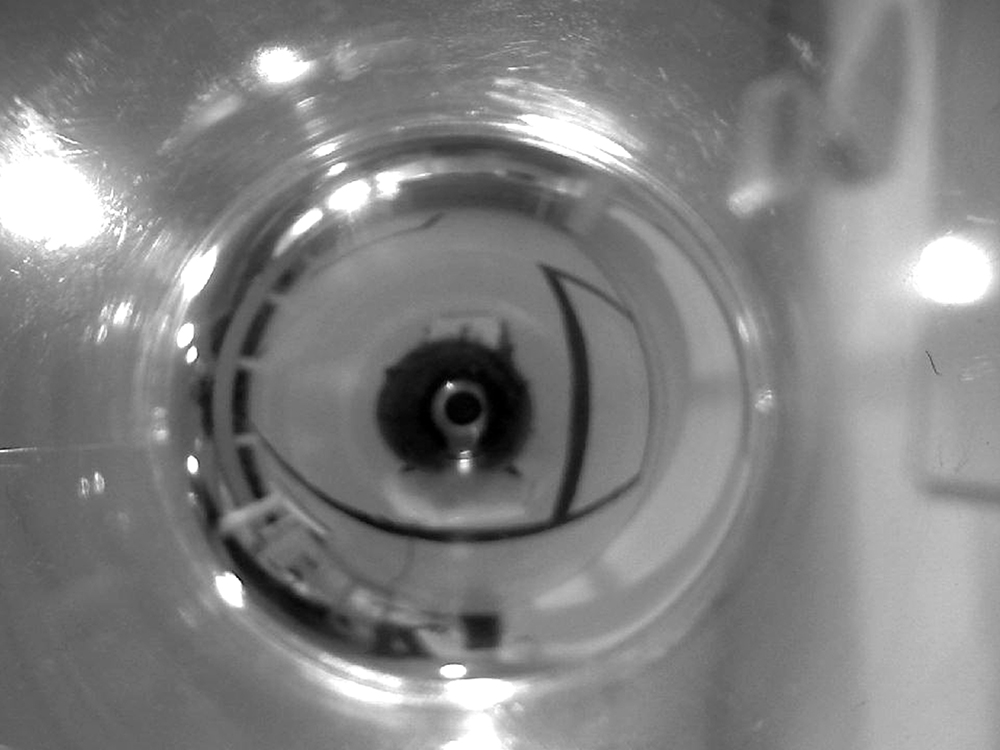
%> input picture assignment4/src/dataset/Onbewerkt/Picture11.jpg, 1000 x 750 px
$ octave --eval "result = calibrate_camera;"   (GNU Octave 9; MATLAB toolbox functions it lacks are replaced by stand-ins)
%> lines starting %> are read from the running program, lines starting %| are printed output that depends on the picture
%> in calibrate_camera, tmpsnapshot is the input picture: size 750x1000x3 uint8; min 0, max 255, mean 128.9
### assignment3/imflipud.m
%IMFLIPUD   Flip the image Up-Down
%   OUT_IMAGE = IMFLIPUD(INPIT_IMAGE)

function out = imflipud( im )
if length(size(im))==3
    out(:,:,1) = flipud( im(:,:,1) );
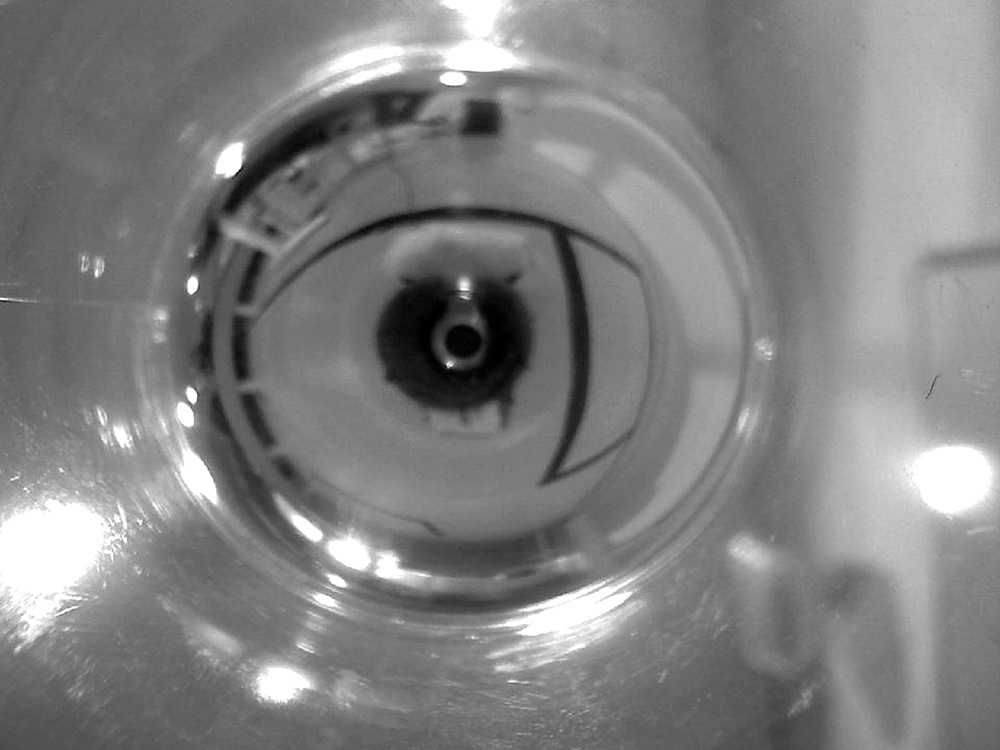
%> out: size 750x1000 uint8; min 0, max 255, mean 128.9
    out(:,:,2) = flipud( im(:,:,2) );
    out(:,:,3) = flipud( im(:,:,3) );
%> out: size 750x1000x3 uint8
else
    out = flipud( im );
end

### assignment3/unwrap_allimage.m
%IMUNWRAP Unwrap an omnidirectional image
%   uI=IMUNWRAP(I, center, Rmax, Rmin, bilinear)
%   I=input color image
%   center= coordinates of the circle center, center=[col;row]
%   Rmax= external radius of the omnidirectional image
%   Rmin= inner radius of the omnidirectional image
%
%   Author Davide Scaramuzza - davsca@tiscali.it
%   Ecole Polytechnique Federal de Lausanne - EPFL , March, 10, 2006

function Iunwraped=imunwrap(I, center, Rmax, Rmin, bilinear)
%> called with center = [465; 343], Rmax = 180, Rmin = 1, bilinear = 0

if nargin==3
    Rmin=round(0.2*Rmax);
    bilinear=1;
elseif nargin==4
    bilinear=1;
end


Rmax=round(Rmax);

I=double(I);
xc=center(2);
yc=center(1);

c=round(2*pi*Rmax);
cols=c;
rows=Rmax-Rmin;

Iunwraped=zeros(Rmax-Rmin,c, 3);
R=zeros(Rmax-Rmin,c);
G=zeros(Rmax-Rmin,c);
B=zeros(Rmax-Rmin,c);
RI=I(:,:,1);
GI=I(:,:,2);
BI=I(:,:,3);

U=zeros(size(Iunwraped));
V=zeros(size(Iunwraped));

r=Rmax;

[J,II]=meshgrid(1:cols,1:rows);
THETA=-(J-1)/Rmax;
RHO=II;
X=xc+RHO.*cos(THETA);
Y=yc+RHO.*sin(THETA);
U=floor(Y);
V=floor(X);
IND=(U-1)*size(I,1)+V;

IND(find(~(U>1 & U<size(I,2) & V>1 & V<size(I,1)) ))=0;
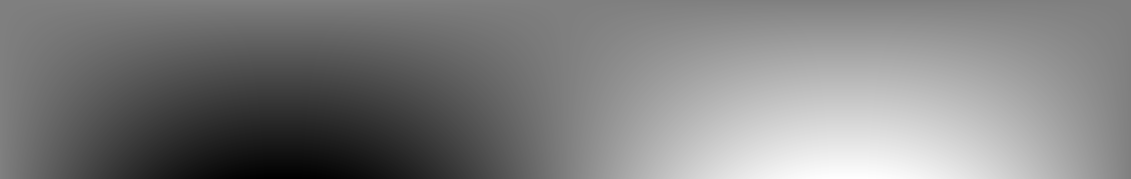
%> IND: size 179x1131 double; min 214074, max 481861, mean 347968.1; drawn with min black and max white
fIND=find(IND);
%> fIND = 202449 values from 1 to 202449

if bilinear
    % if BILINEAR
    dX=Y-U; dY=X-V;
    A1=(1-dY).*(1-dX);
    A2=(1-dY).*dX;
    A3=dY.*(1-dX);
    A4=dY.*dX;
    indA1=IND;
    indA2=(U)*size(I,1)+V;
    indA3=(U-1)*size(I,1)+(V+1);
    indA4=U*size(I,1)+(V+1);

    R(fIND)=RI(indA1(fIND)).*A1(fIND) + RI(indA2(fIND)).*A2(fIND) + RI(indA3(fIND)).*A3(fIND) + RI(indA4(fIND)).*A4(fIND);
    G(fIND)=GI(indA1(fIND)).*A1(fIND) + GI(indA2(fIND)).*A2(fIND) + GI(indA3(fIND)).*A3(fIND) + GI(indA4(fIND)).*A4(fIND);
    B(fIND)=BI(indA1(fIND)).*A1(fIND) + BI(indA2(fIND)).*A2(fIND) + BI(indA3(fIND)).*A3(fIND) + BI(indA4(fIND)).*A4(fIND);
else
    %if NOT BILINEAR
    R(find(IND))=RI(IND(find(IND)));
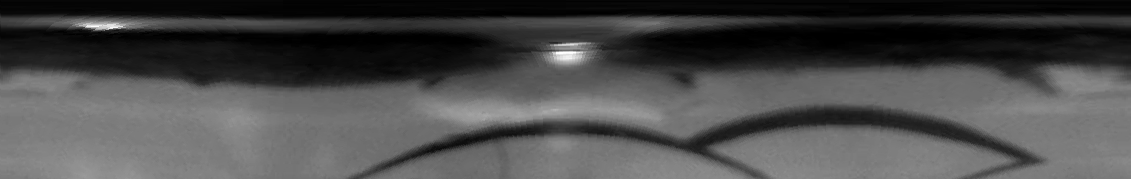
%> R: size 179x1131 double; min 0, max 255, mean 75.1
    G(find(IND))=GI(IND(find(IND)));
    B(find(IND))=BI(IND(find(IND)));
    Iunwraped(:,:,1)=R;
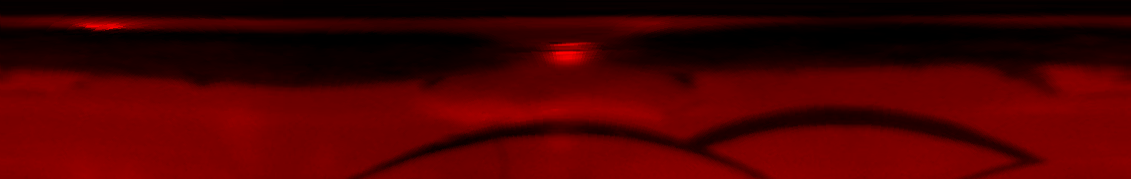
%> Iunwraped: size 179x1131x3 double; mean R, G, B 75.1, 0, 0
    Iunwraped(:,:,2)=G;
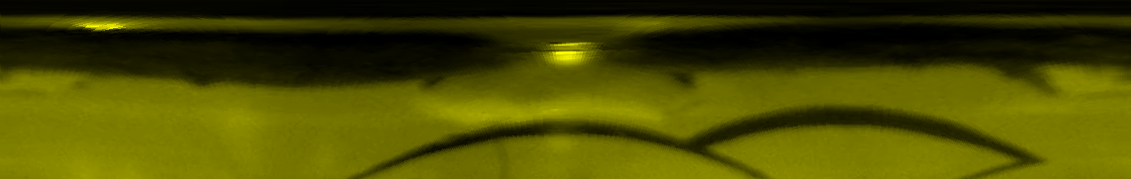
%> Iunwraped: size 179x1131x3 double; mean R, G, B 75.1, 75.1, 0
    Iunwraped(:,:,3)=B;
end

Iunwraped(:,:,1)=R;
Iunwraped(:,:,2)=G;
Iunwraped(:,:,3)=B;

Iunwraped=uint8(Iunwraped);
%> Iunwraped: size 179x1131x3 uint8

### assignment4/src/exercise4_logger/scans/calibrate_camera.m
function [response, center, Rmax, Rmin] = calibrate_camera()

%global vid
global center Rmax Rmin

disp('starting acquisition. Please wait...');
file = '../../dataset/Onbewerkt/Picture11.jpg';
tmpsnapshot = imread(file);

% Flip the image Up-Down
snapshot = imflipud( tmpsnapshot );

% Max detectable distance (set to 160 pixel by default in VGA image).
% Rmax is automatically scaled according to the image size
%Rmax = round( 160/480*size(snapshot,1) )
Rmax = 180;
% Min detectable distance (set to 77 pixel by default in VGA image).
% Rmax is automatically scaled according to the image size
%Rmin = round( 77/480*size(snapshot,1) )
Rmin = 100;

% This functrion allows you to calibrate the camera (extract the center of
% the image). Follow the directions on-line
%figure(1); [center, radius] = get_circle(snapshot);
center = [465; 343];
% Draw the max and min radius
%draw2DCircle(center,Rmin,'m');
%draw2DCircle(center,Rmax,'m');


% This function convert the omnidirectional picture into a rectangular
% image. Use this tool to see if the calibration was accurately done (for
% example the smaller circle of the camera objective should transform into
% a horizontal line. Check this. Is the line is not perfectly horizontal,
% you may have to repeat the calibration. The calibration is very important
% to have an accurate detection of the distance.
ud = unwrap_allimage(snapshot, center, Rmax, 1, 0); figure(2); imagesc(ud);
% Draw radius
hold on; line ( [0, size(ud,2) ], [ round(radius), round(radius) ] , 'Color', 'r', 'LineWidth', 2);
%> (this line was passed over: radius is not available in this run)
% Draw Rmin
hold on; line ( [0, size(ud,2) ], [ round(Rmin), round(Rmin) ] , 'Color', 'm', 'LineWidth', 2);
%> after `line ( [0, size(ud,2) ], [ round(Rmin), round(Rmin) ] , 'Color', 'm', `:
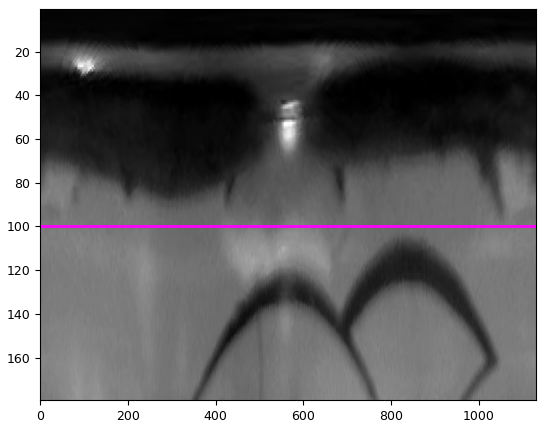
%> figure redrawn from the program's plot data
hold off;


response = input('Are you satisfied with the calibration? (y/n)', 's');
%> the answer given: y

close(1)
close(2)

$ run again, with assignment4/src/dataset/Onbewerkt/Picture12.jpg copied over assignment4/src/dataset/Onbewerkt/Picture11.jpg
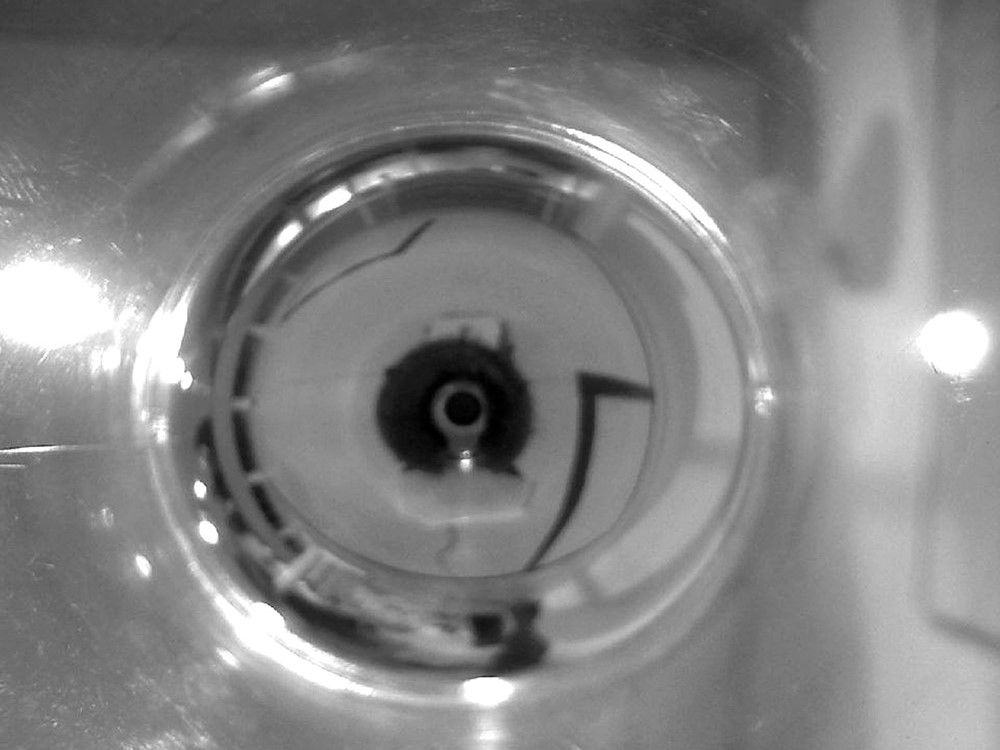
%> input picture assignment4/src/dataset/Onbewerkt/Picture12.jpg, 1000 x 750 px
%> in calibrate_camera, tmpsnapshot is the input picture: size 750x1000x3 uint8; min 0, max 255, mean 130.4
%> in imunwrap, `Iunwraped(:,:,2)=G;`:
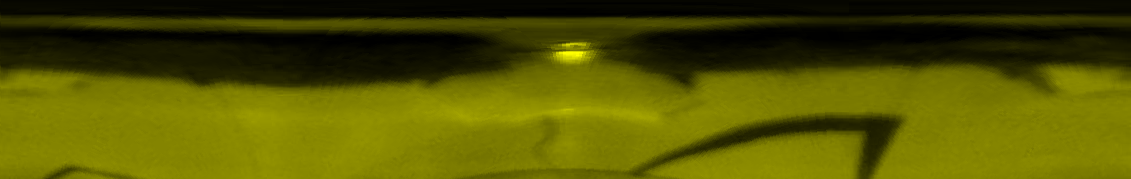
%> Iunwraped: size 179x1131x3 double; mean R, G, B 83.1, 83.1, 0
%> in calibrate_camera, `line ( [0, size(ud,2) ], [ round(Rmin), round(Rmin) ] , 'Color', 'm', `:
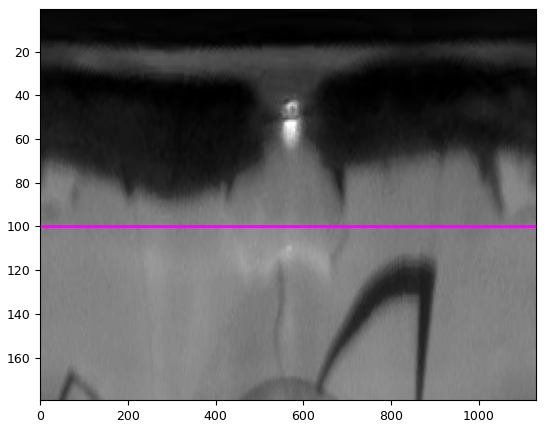
%> figure redrawn from the program's plot data

$ run again, with assignment4/src/dataset/Onbewerkt/Picture14.jpg copied over assignment4/src/dataset/Onbewerkt/Picture11.jpg
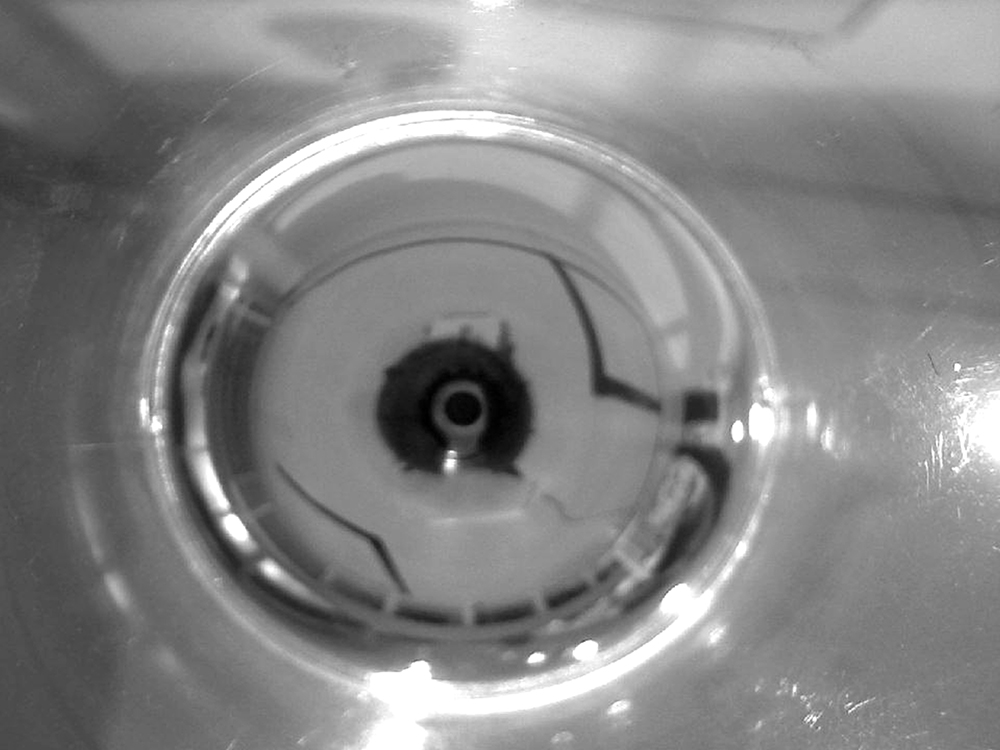
%> input picture assignment4/src/dataset/Onbewerkt/Picture14.jpg, 1000 x 750 px
%> in calibrate_camera, tmpsnapshot is the input picture: size 750x1000x3 uint8; min 0, max 255, mean 133
%> in imunwrap, `Iunwraped(:,:,2)=G;`:
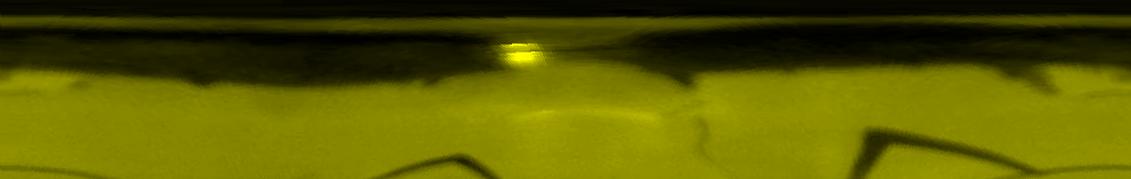
%> Iunwraped: size 179x1131x3 double; mean R, G, B 90.1, 90.1, 0
%> in calibrate_camera, `line ( [0, size(ud,2) ], [ round(Rmin), round(Rmin) ] , 'Color', 'm', `:
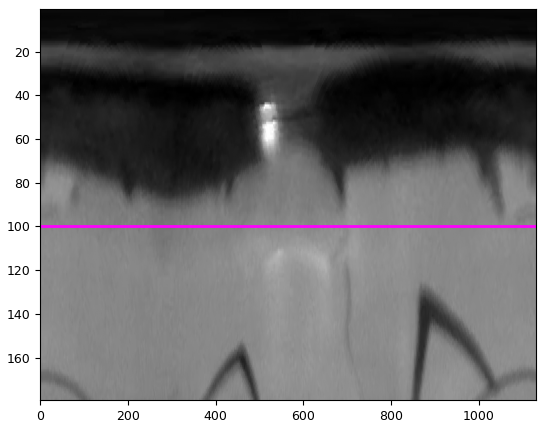
%> figure redrawn from the program's plot data

$ run again, with assignment4/src/dataset/Onbewerkt/Picture15.jpg copied over assignment4/src/dataset/Onbewerkt/Picture11.jpg
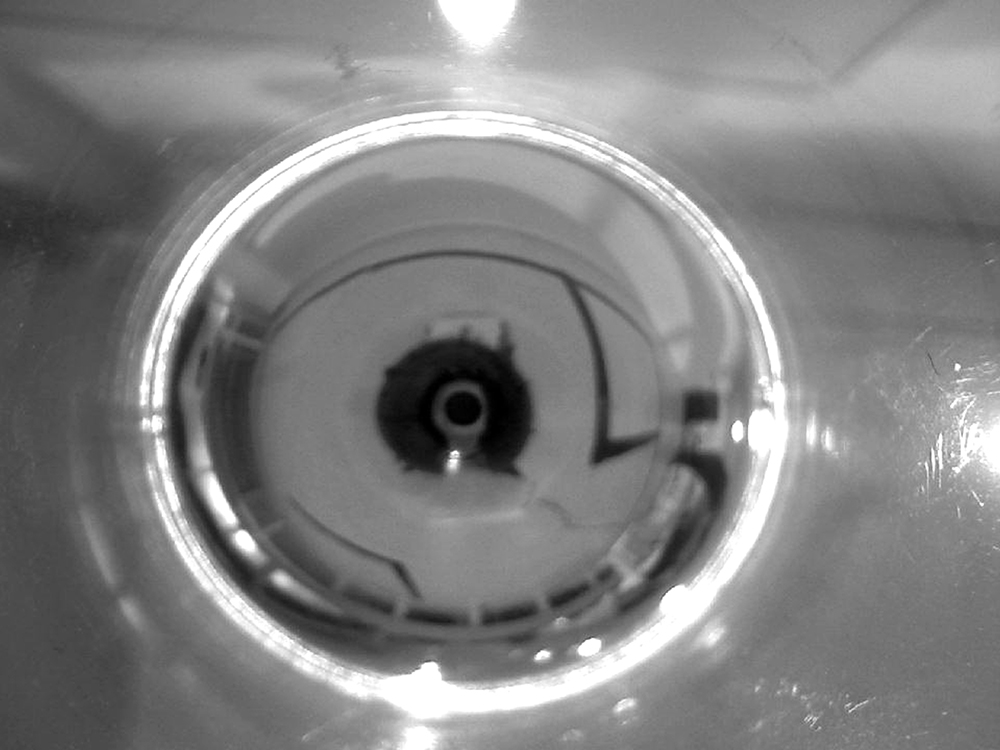
%> input picture assignment4/src/dataset/Onbewerkt/Picture15.jpg, 1000 x 750 px
%> in calibrate_camera, tmpsnapshot is the input picture: size 750x1000x3 uint8; min 0, max 255, mean 129.4
%> in imunwrap, `Iunwraped(:,:,2)=G;`:
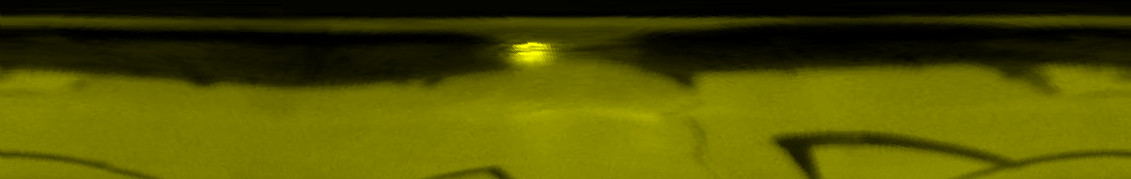
%> Iunwraped: size 179x1131x3 double; mean R, G, B 81.5, 81.5, 0
%> in calibrate_camera, `line ( [0, size(ud,2) ], [ round(Rmin), round(Rmin) ] , 'Color', 'm', `:
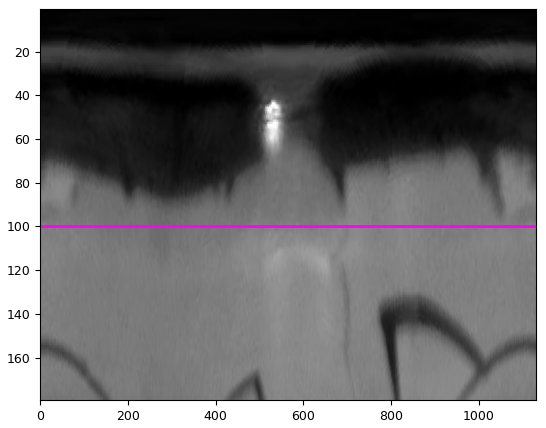
%> figure redrawn from the program's plot data
